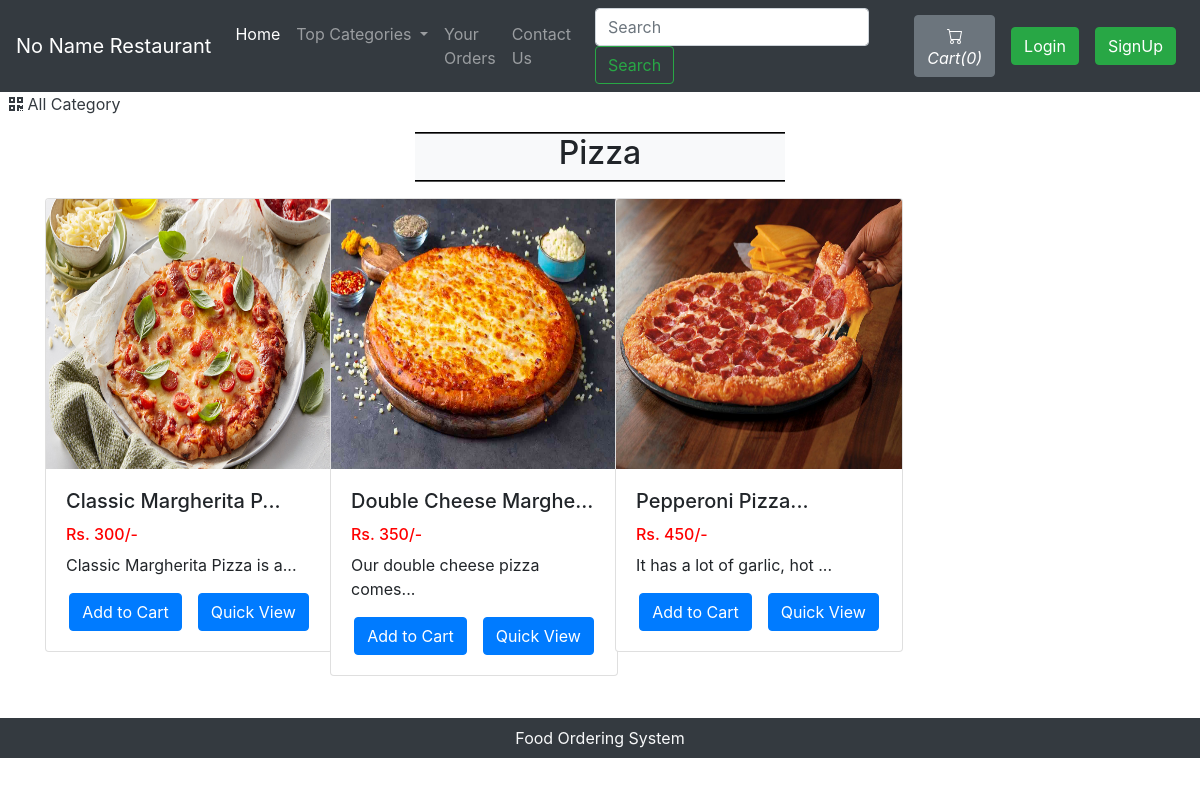
/viewItemList.php?catid=23, run on the app's committed database.
### tables this page shows
CREATE TABLE `sitedetail` (
  `tempId` int(11) NOT NULL,
  `systemName` varchar(21) NOT NULL,
  `email` varchar(35) NOT NULL,
  `contact1` bigint(21) NOT NULL,
  `contact2` bigint(21) DEFAULT NULL COMMENT 'Optional',
  `address` text NOT NULL,
  `dateTime` datetime NOT NULL DEFAULT current_timestamp()
);

CREATE TABLE `pizza` (
  `pizzaId` int(12) NOT NULL,
  `pizzaName` varchar(255) NOT NULL,
  `pizzaPrice` int(12) NOT NULL,
  `pizzaDesc` text NOT NULL,
  `pizzaCategorieId` int(12) NOT NULL,
  `pizzaPubDate` datetime NOT NULL DEFAULT current_timestamp()
);

### viewItemList.php (the view, shortened to what this page needs)
<!doctype html>
<html lang="en">
<head>
    <link rel="stylesheet" href="https://stackpath.bootstrapcdn.com/bootstrap/4.4.1/css/bootstrap.min.css">
    <link rel="stylesheet" href="https://use.fontawesome.com/releases/v5.8.2/css/all.css">
</head>
<body>
    <?php include 'partials/_dbconnect.php';?>
    <?php require 'partials/_nav.php' ?>
    <div>&nbsp;
        <a href="index.php" class="active text-dark">
        <i class="fas fa-qrcode"></i>
            <span>All Category</span>
        </a>
    </div>
    <div class="container my-3" id="cont">
        <div class="col-lg-4 text-center bg-light my-3" style="margin:auto;border-top: 2px groove black;border-bottom: 2px groove black;">
            <h2 class="text-center"><span id="catTitle">Items</span></h2>
        </div>
        <div class="row">
        <?php
            $id = $_GET['catid'];
            $sql = "SELECT * FROM `pizza` WHERE pizzaCategorieId = $id";
            $result = mysqli_query($conn, $sql);
            while($row = mysqli_fetch_assoc($result)){
                $pizzaId = $row['pizzaId'];
                $pizzaName = $row['pizzaName'];
                $pizzaPrice = $row['pizzaPrice'];
                $pizzaDesc = $row['pizzaDesc'];
                echo '<div class="col-xs-3 col-sm-3 col-md-3">
                        <div class="card" style="width: 18rem;">
                            <img src="img/pizza-'.$pizzaId. '.jpg" class="card-img-top" alt="image for this pizza" width="249px" height="270px">
                            <div class="card-body">
                                <h5 class="card-title">' . substr($pizzaName, 0, 20). '...</h5>
                                <h6 style="color: #ff0000">Rs. '.$pizzaPrice. '/-</h6>
                                <p class="card-text">' . substr($pizzaDesc, 0, 29). '...</p>
                                <div class="row justify-content-center">';
                                if($loggedin){
                                    $quaSql = "SELECT `itemQuantity` FROM `viewcart` WHERE pizzaId = '$pizzaId' AND `userId`='$userId'";
                                    $quaresult = mysqli_query($conn, $quaSql);
                                    $quaExistRows = mysqli_num_rows($quaresult);
                                    if($quaExistRows == 0) {
                                        echo '<form action="partials/_manageCart.php" method="POST">
                                              <input type="hidden" name="itemId" value="'.$pizzaId. '">
                                              <button type="submit" name="addToCart" class="btn btn-primary mx-2">Add to Cart</button>';
                                    }else {
                                        echo '<a href="viewCart.php"><button class="btn btn-primary mx-2">Go to Cart</button></a>';
                                    }
                                }
                                else{
                                    echo '<button class="btn btn-primary mx-2" data-toggle="modal" data-target="#loginModal">Add to Cart</button>';
                                }
                            echo '</form>
                                <a href="viewItem.php?pizzaid=' . $pizzaId . '" class="mx-2"><button class="btn btn-primary">Quick View</button></a>
                                </div>
                            </div>
                        </div>
                    </div>';
            }
            ?>
        </div>
    </div>
    <?php require 'partials/_footer.php' ?>
</body>
</html>

### partials/_nav.php (shortened to what this page needs)
<?php
if(isset($_SESSION['loggedin']) && $_SESSION['loggedin']==true){
  $loggedin= true;
  $userId = $_SESSION['userId'];
  $username = $_SESSION['username'];
}
else{
  $loggedin = false;
  $userId = 0;
}
$sql = "SELECT * FROM `sitedetail`";
$result = mysqli_query($conn, $sql);
$row = mysqli_fetch_assoc($result);
$systemName = $row['systemName'];
echo '<nav class="navbar navbar-expand-lg navbar-dark bg-dark">
      <a class="navbar-brand" href="index.php">'.$systemName.'</a>
      <button class="navbar-toggler" type="button" data-toggle="collapse" data-target="#navbarSupportedContent" aria-controls="navbarSupportedContent" aria-expanded="false" aria-label="Toggle navigation">
        <span class="navbar-toggler-icon"></span>
      </button>
      <div class="collapse navbar-collapse" id="navbarSupportedContent">
        <ul class="navbar-nav mr-auto">
          <li class="nav-item active">
            <a class="nav-link" href="index.php">Home <span class="sr-only">(current)</span></a>
          </li>
          <li class="nav-item dropdown">
            <a class="nav-link dropdown-toggle" href="#" id="navbarDropdown" role="button" data-toggle="dropdown" aria-haspopup="true" aria-expanded="false">
              Top Categories
            </a>
            <div class="dropdown-menu" aria-labelledby="navbarDropdown">';
            echo '</div>
          </li>
          <li class="nav-item">
            <a class="nav-link" href="viewOrder.php">Your Orders</a>
          </li>
          <!--<li class="nav-item">
            <a class="nav-link" href="about.php">About Us</a>
          </li>-->
          <li class="nav-item">
            <a class="nav-link" href="contact.php">Contact Us</a>
          </li>
        </ul>
        <form method="get" action="/nnr/search.php" class="form-inline my-2 my-lg-0 mx-3">
          <input class="form-control mr-sm-2" type="search" name="search" id="search" placeholder="Search" aria-label="Search" required>
          <button class="btn btn-outline-success my-2 my-sm-0" type="submit">Search</button>
        </form>';
        $countsql = "SELECT SUM(`itemQuantity`) FROM `viewcart` WHERE `userId`=$userId";
        $countresult = mysqli_query($conn, $countsql);
        $countrow = mysqli_fetch_assoc($countresult);
        $count = $countrow['SUM(`itemQuantity`)'];
        if(!$count) {
          $count = 0;
        }
        echo '<a href="viewCart.php"><button type="button" class="btn btn-secondary mx-2" title="MyCart">
          <svg xmlns="img/cart.svg" width="16" height="16" fill="currentColor" class="bi bi-cart" viewBox="0 0 16 16">
            <path d="M0 1.5A.5.5 0 0 1 .5 1H2a.5.5 0 0 1 .485.379L2.89 3H14.5a.5.5 0 0 1 .491.592l-1.5 8A.5.5 0 0 1 13 12H4a.5.5 0 0 1-.491-.408L2.01 3.607 1.61 2H.5a.5.5 0 0 1-.5-.5zM3.102 4l1.313 7h8.17l1.313-7H3.102zM5 12a2 2 0 1 0 0 4 2 2 0 0 0 0-4zm7 0a2 2 0 1 0 0 4 2 2 0 0 0 0-4zm-7 1a1 1 0 1 1 0 2 1 1 0 0 1 0-2zm7 0a1 1 0 1 1 0 2 1 1 0 0 1 0-2z"/>
          </svg>
          <i class="bi bi-cart">Cart(' .$count. ')</i>
        </button></a>';
        if($loggedin){
          echo '<ul class="navbar-nav mr-2">
            <li class="nav-item dropdown">
              <a class="nav-link dropdown-toggle" href="#" id="navbarDropdown" role="button" data-toggle="dropdown"> Welcome ' .$username. '</a>
              <div class="dropdown-menu" aria-labelledby="navbarDropdown">
                <a class="dropdown-item" href="partials/_logout.php">Logout</a>
              </div>
            </li>
          </ul>
          <div class="text-center image-size-small position-relative">
            <a href="viewProfile.php"><img src="img/person-' .$userId. '.jpg" class="rounded-circle" onError="this.src = \'img/profilePic.jpg\'" style="width:40px; height:40px"></a>
          </div>';
        }
        else {
          echo '
          <button type="button" class="btn btn-success mx-2"  data-toggle="modal" data-target="#loginModal">Login</button>
          <button type="button" class="btn btn-success mx-2"  data-toggle="modal" data-target="#signupModal">SignUp</button>';
        }
  echo '</div>
    </nav>';
?>

### partials/_footer.php
<div class="footer container-fluid bg-dark text-light">
    <p class="text-center py-2 mb-0">Food Ordering System</p>
</div>

### viewItemList.php (style rules this page uses)
#cont { min-height : 570px; }

### data on the page
sitedetail: systemName "No Name Restaurant"
pizza: shows a picture, pizzaName "Classic Margherita P", pizzaPrice "300", pizzaDesc "Classic Margherita Pizza is a"
pizza: shows a picture, pizzaName "Double Cheese Marghe", pizzaPrice "350", pizzaDesc "Our double cheese pizza comes"
pizza: shows a picture, pizzaName "Pepperoni Pizza", pizzaPrice "450", pizzaDesc "It has a lot of garlic, hot"

### other printed values
$count "0"
